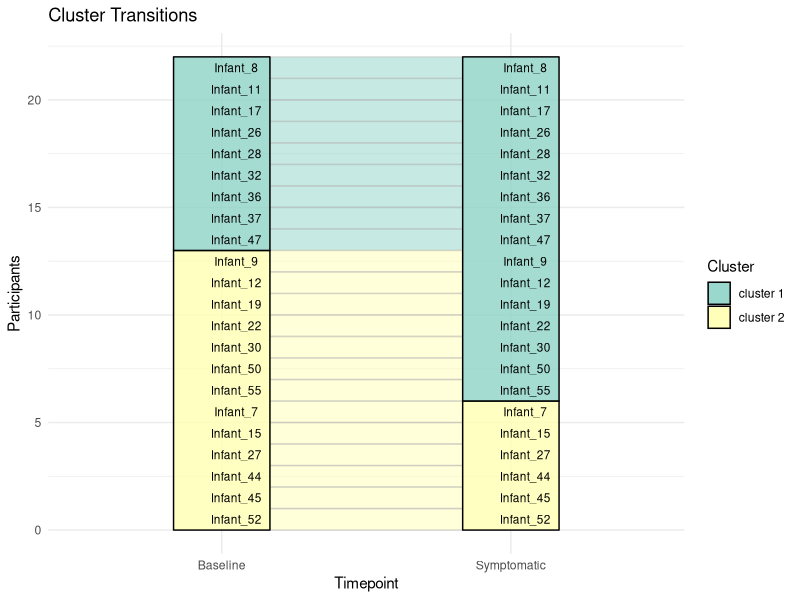
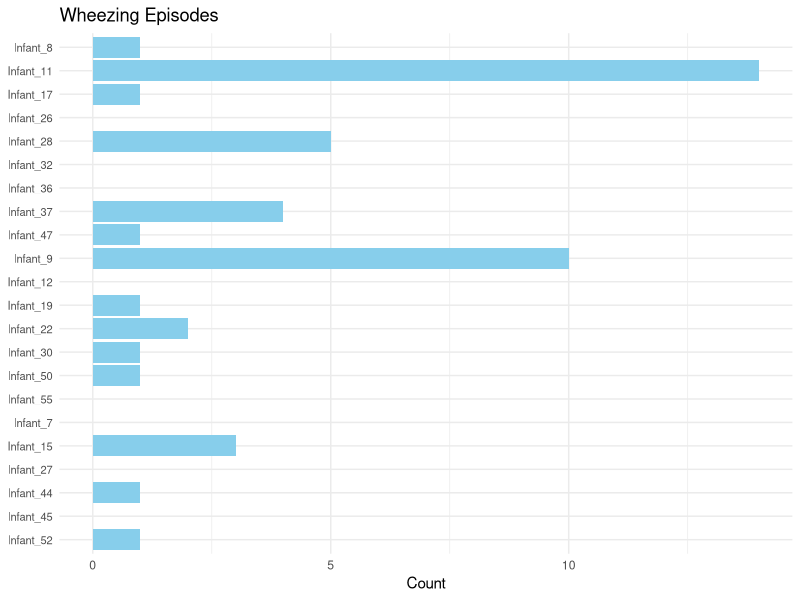
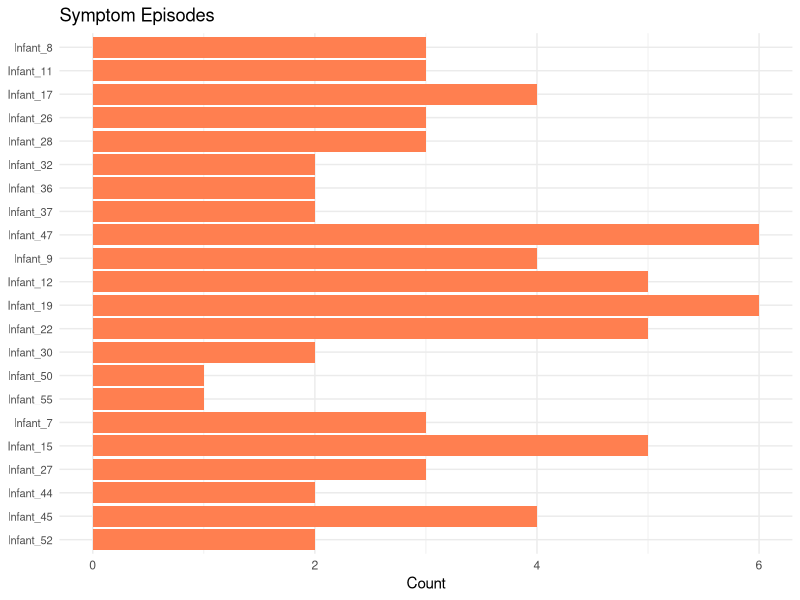

R code for these plots, in order:
# ====================================
# AERIAL Microbiome Manuscript – Figure S14
# ====================================
# Description: Alluvial plot and FigS10
# Author: Jose Caparros Martin, PhD
# Email: joseantonio.caparrosmartin@uwa.edu.au
# License: MIT
# Date: 2025-08-05

# -------------------------
# Load Required Libraries
# -------------------------
library(ggalluvial)
library(dplyr)
library(forcats)
library(ggplot2)

# --------- Load Input Data ---------
metadata_cross2 <- read.csv("data/metadata_cross_shann_dirichlet.csv", sep = ";")
metadata_longi  <- read.csv("data/metadata_sharing_longitudinal.csv", sep = ";")

# --------- Prepare Data ---------


metadata_alluvial <- metadata_cross2[which(metadata_cross2$Seq_ID %in%metadata_longi$Seq_ID),]

df_alluvial <- data.frame(
  ID = metadata_alluvial$Infant_number,
  Timepoint = metadata_alluvial$Typeofsample,
  Cluster = metadata_alluvial$Endotype_label,
  nwheezing = metadata_alluvial$nwheezing,
  nsymptom = metadata_alluvial$Total_symptomatic
)


df_alluvial$Timepoint <- factor(df_alluvial$Timepoint, levels = c("Baseline", "Symptomatic")) 

#reorder

df_alluvial$ID <- factor(df_alluvial$ID, levels = unique(df_alluvial$ID))

# --------- Alluvial plot ---------
p_alluvial <- ggplot(
  df_alluvial,
  aes(x = Timepoint, stratum = Cluster, alluvium = ID, fill = Cluster, label = Cluster)
) +
  geom_flow(stat = "alluvium", lode.guidance = "frontback", color = "gray") +
  geom_stratum(alpha = 0.8) +
  geom_text(stat = "alluvium", aes(label = ID), size = 3, nudge_x = 0.05, check_overlap = TRUE) +
  theme_minimal() +
  labs(title = "Cluster Transitions", x = "Timepoint", y = "Participants") +
  scale_fill_brewer(palette = "Set3")

ggsave(
  filename = "figures/alluvial_plot.pdf", 
  plot = p_alluvial,
  width = 8,
  height = 8
)

## Extract the ordering actually used for labels at the Baseline axis
gb <- ggplot_build(p_alluvial)

# The geom_text(stat="alluvium") layer typically holds the ID labels and their y-positions
# Layer indices: [[1]] flow, [[2]] stratum, [[3]] text (ID labels)
labdat <- gb$data[[3]]

# Find the x-position corresponding to "Baseline"
# (If Timepoint is a factor, Baseline is usually x == 1. We compute it to be safe.)
x_baseline <- which(levels(df_alluvial$Timepoint) == "Baseline")

# Keep only Baseline labels and order them by their plotted y position (top-to-bottom)
baseline_ids_in_plot_order <- labdat %>%
  filter(round(x) == x_baseline) %>%
  arrange(y) %>%
  pull(label)

# Defensive: drop NAs/duplicates while preserving order
baseline_ids_in_plot_order <- baseline_ids_in_plot_order[!is.na(baseline_ids_in_plot_order)]
baseline_ids_in_plot_order <- unique(baseline_ids_in_plot_order)

# Apply that order to df_baseline$ID and plot bars

df_baseline <- df_alluvial %>% filter(Timepoint == "Baseline") %>% distinct(ID, .keep_all = TRUE)

df_baseline <- df_baseline %>%
  mutate(ID = factor(ID, levels = baseline_ids_in_plot_order))

# --------- Wheezing plot (same ID order) ---------
pdf("figures/alluvialplot_wheezing.pdf", 8, 8)
ggplot(df_baseline, aes(x = ID, y = nwheezing)) +
  geom_bar(stat = "identity", fill = "skyblue") +
  coord_flip() +
  theme_minimal() +
  labs(title = "Wheezing Episodes", x = NULL, y = "Count") +
  theme(axis.text.y = element_text(size = 8),
        axis.ticks.y = element_blank())
dev.off()

# --------- Symptom plot (same ID order) ---------
pdf("figures/alluvialplot_sympto.pdf", 8, 8)
ggplot(df_baseline, aes(x = ID, y = nsymptom)) +
  geom_bar(stat = "identity", fill = "coral") +
  coord_flip() +
  theme_minimal() +
  labs(title = "Symptom Episodes", x = NULL, y = "Count") +
  theme(axis.text.y =  element_text(size = 8),
        axis.ticks.y = element_blank())
dev.off()


# --------- Stats ---------
# Safety: ensure the indices exist given current data size
n_baseline <- nrow(df_baseline)
req_idx <- c(2,4,7,10,12,14,15,16,19,
             3,5,8,9,13,20,22,
             1,6,11,17,18,21)
if (any(req_idx > n_baseline)) {
  warning("Some hard-coded indices exceed df_baseline rows — adjust indices or group logic.")
}

g1_idx <- c(2,4,7,10,12,14,15,16,19)
g2_idx <- c(3,5,8,9,13,20,22)
g3_idx <- c(1,6,11,17,18,21)

g1 <- df_baseline[g1_idx[g1_idx <= n_baseline], ]
g2 <- df_baseline[g2_idx[g2_idx <= n_baseline], ]
g3 <- df_baseline[g3_idx[g3_idx <= n_baseline], ]

# Wilcoxon tests (report p-values)
w_p_12_wz <- tryCatch(wilcox.test(g1$nwheezing, g2$nwheezing)$p.value, error = function(e) NA_real_)
w_p_13_wz <- tryCatch(wilcox.test(g1$nwheezing, g3$nwheezing)$p.value, error = function(e) NA_real_)
w_p_12_sy <- tryCatch(wilcox.test(g1$nsymptom,  g2$nsymptom)$p.value,  error = function(e) NA_real_)
w_p_13_sy <- tryCatch(wilcox.test(g1$nsymptom,  g3$nsymptom)$p.value,  error = function(e) NA_real_)

cat("\nWilcoxon p-values:\n",
    "g1 vs g2 (nwheezing): ", w_p_12_wz, "\n",
    "g1 vs g3 (nwheezing): ", w_p_13_wz, "\n",
    "g1 vs g2 (nsymptom):  ", w_p_12_sy, "\n",
    "g1 vs g3 (nsymptom):  ", w_p_13_sy, "\n", sep = "")




